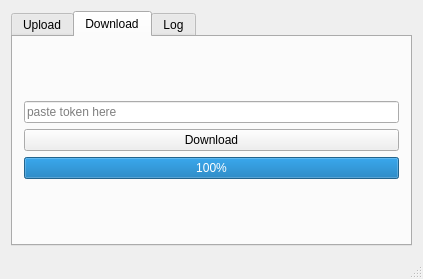
<?xml version="1.0" encoding="UTF-8"?>
<ui version="4.0">
 <class>UploaderWindow</class>
 <widget class="QMainWindow" name="UploaderWindow">
  <property name="enabled">
   <bool>true</bool>
  </property>
  <property name="geometry">
   <rect>
    <x>0</x>
    <y>0</y>
    <width>423</width>
    <height>279</height>
   </rect>
  </property>
  <property name="sizePolicy">
   <sizepolicy hsizetype="Fixed" vsizetype="Fixed">
    <horstretch>0</horstretch>
    <verstretch>0</verstretch>
   </sizepolicy>
  </property>
  <property name="windowTitle">
   <string>File Uploader</string>
  </property>
  <widget class="QWidget" name="centralWidget">
   <layout class="QGridLayout" name="gridLayout">
    <item row="0" column="0">
     <layout class="QVBoxLayout" name="verticalLayout" stretch="0">
      <item>
       <widget class="QTabWidget" name="tabWidget">
        <property name="sizePolicy">
         <sizepolicy hsizetype="Expanding" vsizetype="Expanding">
          <horstretch>1</horstretch>
          <verstretch>1</verstretch>
         </sizepolicy>
        </property>
        <property name="currentIndex">
         <number>1</number>
        </property>
        <widget class="QWidget" name="uploaderTab">
         <attribute name="title">
          <string>Upload</string>
         </attribute>
         <layout class="QGridLayout" name="gridLayout_3">
          <item row="0" column="0">
           <layout class="QGridLayout" name="uploaderLayout">
            <item row="1" column="0">
             <widget class="QPushButton" name="uploadButton">
              <property name="text">
               <string>Upload</string>
              </property>
             </widget>
            </item>
            <item row="2" column="0">
             <widget class="QProgressBar" name="uploadProgressBar">
              <property name="toolTip">
               <string/>
              </property>
              <property name="value">
               <number>100</number>
              </property>
             </widget>
            </item>
            <item row="3" column="0">
             <widget class="QLineEdit" name="uploadStatusEdit"/>
            </item>
            <item row="0" column="0">
             <layout class="QHBoxLayout" name="filePickerLayout">
              <item>
               <widget class="QLabel" name="filePickerLabel">
                <property name="text">
                 <string>No file chosen...</string>
                </property>
               </widget>
              </item>
              <item>
               <widget class="QPushButton" name="filePickerButton">
                <property name="text">
                 <string>Choose file...</string>
                </property>
               </widget>
              </item>
             </layout>
            </item>
           </layout>
          </item>
         </layout>
        </widget>
        <widget class="QWidget" name="downloaderTab">
         <attribute name="title">
          <string>Download</string>
         </attribute>
         <layout class="QGridLayout" name="gridLayout_4">
          <item row="0" column="0">
           <layout class="QVBoxLayout" name="downloaderLayout">
            <item>
             <widget class="QLineEdit" name="downloadPickerEdit">
              <property name="placeholderText">
               <string>paste token here</string>
              </property>
             </widget>
            </item>
            <item>
             <widget class="QPushButton" name="downloadButton">
              <property name="text">
               <string>Download</string>
              </property>
             </widget>
            </item>
            <item>
             <widget class="QProgressBar" name="downloadProgressBar">
              <property name="value">
               <number>100</number>
              </property>
             </widget>
            </item>
           </layout>
          </item>
         </layout>
        </widget>
        <widget class="QWidget" name="logTab">
         <attribute name="title">
          <string>Log</string>
         </attribute>
         <widget class="QTextBrowser" name="logBrowser">
          <property name="geometry">
           <rect>
            <x>0</x>
            <y>0</y>
            <width>591</width>
            <height>471</height>
           </rect>
          </property>
         </widget>
        </widget>
       </widget>
      </item>
     </layout>
    </item>
   </layout>
  </widget>
  <widget class="QStatusBar" name="statusBar"/>
 </widget>
 <layoutdefault spacing="6" margin="11"/>
 <resources/>
 <connections>
  <connection>
   <sender>downloadButton</sender>
   <signal>clicked()</signal>
   <receiver>UploaderWindow</receiver>
   <slot>performDownload()</slot>
   <hints>
    <hint type="sourcelabel">
     <x>211</x>
     <y>135</y>
    </hint>
    <hint type="destinationlabel">
     <x>211</x>
     <y>139</y>
    </hint>
   </hints>
  </connection>
 </connections>
 <slots>
  <slot>performDownload()</slot>
 </slots>
</ui>
